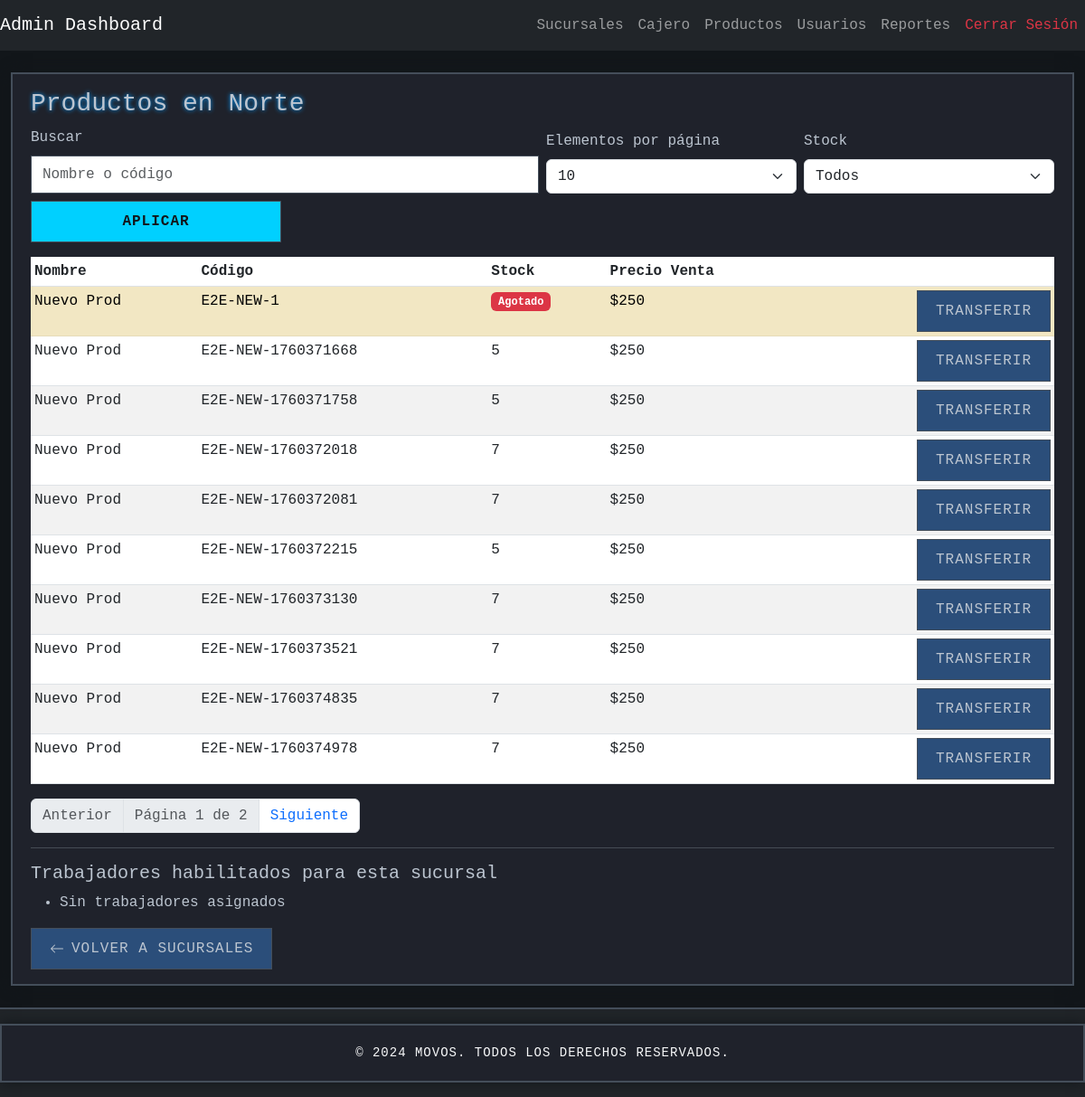
/sucursales/4/productos/ (signed in), run on the app's committed database.
### sucursales/models.py (models this page shows, shortened)
class Sucursal(models.Model):
    nombre = models.CharField(max_length=255)
    direccion = models.CharField(max_length=500, blank=True, null=True)
    telefono = models.CharField(max_length=50, blank=True, null=True)
    low_stock_threshold = models.PositiveIntegerField(default=0, help_text="0 usa el umbral global")

### products/models.py (models this page shows, shortened)
class Product(models.Model):
    nombre = models.CharField(max_length=255, verbose_name="Nombre del Producto", blank=True, null=True)
    descripcion = models.TextField(verbose_name="Descripción", blank=True, null=True)
    producto_id = models.CharField(max_length=255, unique=True, verbose_name="Código 1")
    codigo_alternativo = models.CharField(max_length=255, verbose_name="Código 2", blank=True, null=True)
    fecha_ingreso_producto = models.DateField(verbose_name="Fecha de Ingreso", blank=True, null=True)
    precio_compra = models.DecimalField(max_digits=10, decimal_places=2, verbose_name="Precio de Compra", default=Decimal('0.00'))
    precio_venta = models.DecimalField(max_digits=10, decimal_places=2, verbose_name="Precio de Venta", default=Decimal('0.00'))
    cantidad = models.IntegerField(
        verbose_name="Cantidad",
        default=0,
        validators=[MinValueValidator(0)]
    )
    stock = models.IntegerField(
        verbose_name="Stock",
        default=0,
        validators=[MinValueValidator(0)]
    )
    codigo_barras = models.CharField(max_length=255, verbose_name="Código de Barras", blank=True, null=True)
    permitir_venta_sin_stock = models.BooleanField(default=True, verbose_name="Permitir Venta sin Stock")
    sucursal = models.ForeignKey(Sucursal, on_delete=models.CASCADE, related_name='productos', blank=True, null=True)
    def _format_currency(self, value):
        try:
            return "{:,.0f}".format(float(value)).replace(",", ".")
        except Exception:
            return value
    @property
    def formatted_precio_venta(self):
        return self._format_currency(self.precio_venta)
    class Meta:
        verbose_name = "Producto"
        verbose_name_plural = "Productos"
    def stock_en(self, sucursal: Sucursal) -> int:
        if not sucursal:
            return 0
        ss = self.stocks_por_sucursal.filter(sucursal=sucursal).first()
        if ss:
            return ss.cantidad or 0
        if self.sucursal_id == sucursal.id:
            return self.stock or 0
        return 0

### sucursales/views.py (the view)
# urls.py: path('<int:sucursal_id>/productos/', views.sucursal_products, name='sucursal_products'),
@login_required
@user_passes_test(is_admin)
def sucursal_products(request, sucursal_id):
    return _sucursal_products_view(request, sucursal_id)

### sucursales/views.py (called while the page is built)
def is_admin(user):
    return user.is_authenticated and user.is_staff

### sucursales/templates/sucursales/sucursal_products.html (shortened to what this page needs)
{% extends 'base.html' %}
{% load static %}
{% block content %}
<div class="container content-max py-3">
  <h3>Productos en {{ sucursal.nombre }}</h3>
  <form method="get" class="row g-2 align-items-end mb-3">
    <div class="col-sm-6">
      <label for="search" class="form-label">Buscar</label>
      <input type="text" id="search" name="search" value="{{ search_query }}" class="form-control" placeholder="Nombre o código">
    </div>
    <div class="col-sm-3">
      <label for="per_page" class="form-label">Elementos por página</label>
      <select id="per_page" name="per_page" class="form-select">
        {% for opt in per_page_options %}
          <option value="{{ opt }}" {% if per_page == opt %}selected{% endif %}>{{ opt }}</option>
        {% endfor %}
      </select>
    </div>
    <div class="col-sm-3">
      <label for="stock" class="form-label">Stock</label>
      <select id="stock" name="stock" class="form-select">
        <option value="" {% if not stock_filter %}selected{% endif %}>Todos</option>
      </select>
    </div>
    <div class="col-sm-3">
      <button type="submit" class="btn btn-primary w-100">Aplicar</button>
    </div>
  </form>
  <div class="table-responsive">
    <table class="table table-striped table-sm">
      <thead>
        <tr>
          <th>Nombre</th>
          <th>Código</th>
          <th>Stock</th>
          <th>Precio Venta</th>
          <th></th>
        </tr>
      </thead>
      <tbody>
        {% for p in page_obj %}
          {% with s=p.stock_sucursal|default:p.stock|default:0 %}
          <tr class="{% if s <= 0 %}table-warning{% endif %}">
            <td>{{ p.nombre }}</td>
            <td>{{ p.producto_id }}</td>
            <td>
              {% if s <= 0 %}
                <span class="badge bg-danger">Agotado</span>
              {% elif s <= low_stock_threshold %}
                <span class="badge bg-warning text-dark">Bajo ({{ s }})</span>
              {% else %}
                {{ s }}
              {% endif %}
            </td>
            <td>${{ p.formatted_precio_venta }}</td>
            <td class="text-end">
              <a class="btn btn-sm btn-outline-primary" href="{% url 'transfer_stock' %}?producto={{ p.id }}&sucursal_origen={{ sucursal.id }}">Transferir</a>
            </td>
          </tr>
          {% endwith %}
        {% empty %}
          <tr><td colspan="4" class="text-center">Sin productos</td></tr>
        {% endfor %}
      </tbody>
    </table>
  </div>
  <nav aria-label="Paginación">
    <ul class="pagination">
      {% if page_obj.has_previous %}
        <li class="page-item"><a class="page-link" href="?page={{ page_obj.previous_page_number }}&per_page={{ per_page }}&search={{ search_query }}">Anterior</a></li>
      {% else %}
        <li class="page-item disabled"><span class="page-link">Anterior</span></li>
      {% endif %}
      <li class="page-item disabled"><span class="page-link">Página {{ page_obj.number }} de {{ page_obj.paginator.num_pages }}</span></li>
      {% if page_obj.has_next %}
        <li class="page-item"><a class="page-link" href="?page={{ page_obj.next_page_number }}&per_page={{ per_page }}&search={{ search_query }}">Siguiente</a></li>
      {% else %}
        <li class="page-item disabled"><span class="page-link">Siguiente</span></li>
      {% endif %}
    </ul>
  </nav>
  <hr>
  <h5>Trabajadores habilitados para esta sucursal</h5>
  <ul>
    {% with workers=sucursal.vendedores_autorizados.all %}
      {% if workers %}
        {% for v in workers %}
          <li>{{ v.user.username }}</li>
        {% empty %}
          <li>Sin trabajadores asignados</li>
        {% endfor %}
      {% else %}
        <li>Sin trabajadores asignados</li>
      {% endif %}
    {% endwith %}
  </ul>
  {% if request.user.is_superuser %}
    {% url 'sucursales:sucursal_list' as back_href %}
    {% include 'partials/back_button.html' with href=back_href text='Volver a Sucursales' %}
  {% endif %}
</div>
{% endblock %}

### static/css/styles.css (style rules this page uses)
* { margin: 0; padding: 0; box-sizing: border-box; }
:root { --starcraft-bg-dark: #12161A; --starcraft-bg-medium: #1F222B; --starcraft-bg-light: #2A3038; --starcraft-border: #444E5A; --starcraft-text: #BCC5D0; --starcraft-accent: #00D0FF; --starcraft-button: #2B4E7A; --starcraft-button-hover: #4F709E; --starcraft-glow: #0099FF; --starcraft-success: #35B400; --starcraft-danger: #D80000; }
body { font-family: 'Consolas', 'Courier New', monospace; background-color: var(--starcraft-bg-dark); color: var(--starcraft-text); display: flex; flex-direction: column; min-height: 100vh; }
.container { flex: 1; max-width: 1400px; padding: 20px; background-color: var(--starcraft-bg-medium); border: 2px solid var(--starcraft-border); border-radius: 0; box-shadow: 0 0 15px var(--starcraft-bg-dark); }
h2, h3 { text-shadow: 0 0 5px var(--starcraft-glow); }
button, .btn { background-color: var(--starcraft-button); color: var(--starcraft-text); border: 1px solid var(--starcraft-border); padding: 10px 20px; font-size: 16px; border-radius: 0; cursor: pointer; transition: all 0.3s ease; text-transform: uppercase; letter-spacing: 1px; }
.btn-primary { background-color: var(--starcraft-accent); color: var(--starcraft-bg-dark); font-weight: bold; }
.form-control { background-color: white; color: black; border: 1px solid var(--starcraft-border); padding: 8px 12px; border-radius: 0; transition: all 0.2s; }
.content-max { width: 100%; max-width: 1280px; margin-left: auto; margin-right: auto; }

### data on the page
Sucursal: nombre "Norte"
Product: nombre "Nuevo Prod", producto_id "E2E-NEW-1", shows "Agotado", formatted_precio_venta "250"
Product: nombre "Nuevo Prod", producto_id "E2E-NEW-1760371668", stock "5", formatted_precio_venta "250"
Product: nombre "Nuevo Prod", producto_id "E2E-NEW-1760371758", stock "5", formatted_precio_venta "250"
Product: nombre "Nuevo Prod", producto_id "E2E-NEW-1760372018", stock "7", formatted_precio_venta "250"
Product: nombre "Nuevo Prod", producto_id "E2E-NEW-1760372081", stock "7", formatted_precio_venta "250"
Product: nombre "Nuevo Prod", producto_id "E2E-NEW-1760372215", stock "5", formatted_precio_venta "250"
Product: nombre "Nuevo Prod", producto_id "E2E-NEW-1760373130", stock "7", formatted_precio_venta "250"
Product: nombre "Nuevo Prod", producto_id "E2E-NEW-1760373521", stock "7", formatted_precio_venta "250"
Product: nombre "Nuevo Prod", producto_id "E2E-NEW-1760374835", stock "7", formatted_precio_venta "250"
Product: nombre "Nuevo Prod", producto_id "E2E-NEW-1760374978", stock "7", formatted_precio_venta "250"

### other printed values
{{ page_obj.number }} "1"
{{ page_obj.paginator.num_pages }} "2"
{{ text|default:'Volver' }} "VOLVER A SUCURSALES"
form field per_page "10"
